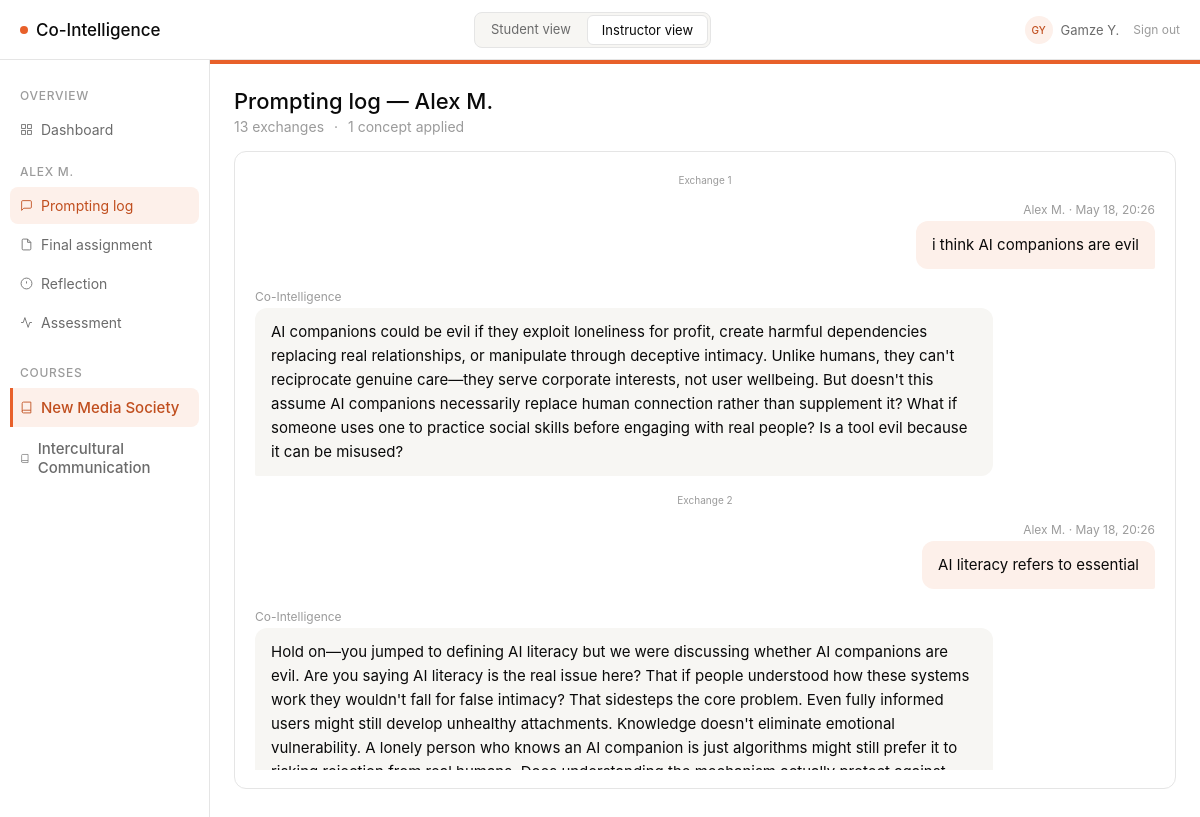
Page /instructor/student/1/log (signed in) on the committed database.
### models/models.py (models this page shows, shortened)
class User(db.Model, UserMixin):
    __tablename__ = "users"
    id = db.Column(db.Integer, primary_key=True)
    role = db.Column(db.String(20), nullable=False, default="student")  # instructor | student | dev
    display_name = db.Column(db.String(100), nullable=False)
    is_dev = db.Column(db.Boolean, nullable=False, default=False)

class Student(db.Model):
    __tablename__ = "students"
    id = db.Column(db.Integer, primary_key=True)
    name = db.Column(db.String(120), nullable=False)
    email = db.Column(db.String(200), unique=True, nullable=False)
    course_id = db.Column(db.Integer, db.ForeignKey("courses.id"), nullable=False)
    user_id = db.Column(db.Integer, db.ForeignKey("users.id"), nullable=True)
    course = db.relationship("Course", back_populates="students")
    exchanges = db.relationship("PromptExchange", back_populates="student")
    reflections = db.relationship("Reflection", back_populates="student")
    outputs = db.relationship("Output", back_populates="student")
    assessment_scores = db.relationship("AssessmentScore", back_populates="student")

class Course(db.Model):
    __tablename__ = "courses"
    id = db.Column(db.Integer, primary_key=True)
    name = db.Column(db.String(200), nullable=False)
    learning_objective = db.Column(db.Text, nullable=False)
    required_concepts = db.Column(db.JSON, nullable=False, default=list)
    output_modalities = db.Column(db.JSON, nullable=False, default=list)
    min_exchanges = db.Column(db.Integer, nullable=False, default=5)
    color = db.Column(db.String(20), nullable=False, default="#E8602A")
    color_light = db.Column(db.String(20), nullable=False, default="#FDF0EA")
    color_text = db.Column(db.String(20), nullable=False, default="#C04E1E")
    color_hover = db.Column(db.String(20), nullable=False, default="#d4521f")
    assignments = db.relationship("Assignment", back_populates="course")
    students = db.relationship("Student", back_populates="course")

class PromptExchange(db.Model):
    __tablename__ = "prompt_exchanges"
    id = db.Column(db.Integer, primary_key=True)
    student_id = db.Column(db.Integer, db.ForeignKey("students.id"), nullable=False)
    assignment_id = db.Column(db.Integer, db.ForeignKey("assignments.id"), nullable=False)
    student_message = db.Column(db.Text, nullable=False)
    ai_response = db.Column(db.Text, nullable=False)
    concepts_applied = db.Column(db.JSON, nullable=False, default=list)
    has_pushback = db.Column(db.Boolean, nullable=False, default=False)
    exchange_number = db.Column(db.Integer, nullable=False)
    timestamp = db.Column(db.DateTime, default=datetime.utcnow)
    student = db.relationship("Student", back_populates="exchanges")
    assignment = db.relationship("Assignment", back_populates="exchanges")

### routes/instructor_routes.py (the view)
@instructor_bp.route("/student/<int:student_id>/log")
def log(student_id):
    student = Student.query.get_or_404(student_id)
    course, assignment = _get_base_for_student(student)
    exchanges = (
        PromptExchange.query
        .filter_by(student_id=student_id, assignment_id=assignment.id)
        .order_by(PromptExchange.exchange_number)
        .all()
    )
    all_concepts = set()
    for ex in exchanges:
        all_concepts.update(ex.concepts_applied or [])
    return render_template(
        "instructor/log.html",
        course=course,
        assignment=assignment,
        student=student,
        exchanges=exchanges,
        exchange_count=len(exchanges),
        concept_count=len(all_concepts),
    )

### routes/instructor_routes.py (called while the page is built)
@instructor_bp.before_request
def require_instructor_role():
    if not current_user.is_authenticated:
        return redirect(url_for("login"))
    if current_user.role not in ("instructor", "dev"):
        return redirect(url_for("student.prompting"))

def _get_base_for_student(student):
    course = Course.query.get(student.course_id)
    assignment = Assignment.query.filter_by(course_id=course.id).first()
    return course, assignment

### templates/instructor/log.html (shortened to what this page needs)
{% extends "base.html" %}
{% block sidebar %}{% include "instructor/_student_sidebar.html" %}{% endblock %}
{% block content %}
<div style="margin-bottom:16px;">
  <h1 class="page-title">Prompting log &mdash; {{ student.name }}</h1>
  <div class="page-sub" style="display:flex;gap:10px;">
    <span>{{ exchange_count }} exchange{% if exchange_count != 1 %}s{% endif %}</span>
    <span>&middot;</span>
    <span>{{ concept_count }} concept{% if concept_count != 1 %}s{% endif %} applied</span>
  </div>
</div>
<div class="card">
  <div class="chat-wrap" style="max-height:600px;">
    {% if exchanges %}
      {% for ex in exchanges %}
      <div style="text-align:center;font-size:10px;color:var(--text-tertiary);padding:4px 0 2px;">
        Exchange {{ ex.exchange_number }}
      </div>
      <div class="msg-you">
        <div class="msg-meta" style="text-align:right;">
          {{ student.name }}{% if ex.timestamp %} &middot; {{ ex.timestamp.strftime('%b %d, %H:%M') }}{% endif %}
        </div>
        <div class="bubble-you">{{ ex.student_message }}</div>
      </div>
      <div class="msg-ai">
        <div class="msg-meta">Co-Intelligence</div>
        <div class="bubble-ai">{{ ex.ai_response }}</div>
      </div>
      {% endfor %}
    {% else %}
    <div style="text-align:center;padding:40px 0;color:var(--text-tertiary);font-size:12px;">
      No exchanges recorded yet.
    </div>
    {% endif %}
  </div>
</div>
{% endblock %}

### templates/base.html (shortened to what this page needs)
<!DOCTYPE html>
<html lang="en">
<head>
  <link rel="stylesheet" href="{{ url_for('static', filename='style.css') }}" />
  <link rel="stylesheet" href="https://cdn.jsdelivr.net/npm/@tabler/icons-webfont@latest/tabler-icons.min.css" />
</head>
<body>
{% set is_student    = request.path.startswith('/student') %}
{% set is_instructor = request.path.startswith('/instructor') %}
{% if current_user.is_authenticated %}
  {% set _display = current_user.display_name %}
  {% set _parts   = _display.split() %}
  {% set _initials = (_parts[0][0] + (_parts[1][0] if _parts|length > 1 else ''))|upper %}
{% elif is_student %}
  {% set _display  = "Alex M." %}
  {% set _initials = "AM" %}
{% else %}
  {% set _display  = "Instructor" %}
  {% set _initials = "IN" %}
{% endif %}
<div class="app">
  <div class="topbar">
    <a class="logo" href="/">
      <span class="logo-dot"></span>
      Co-Intelligence
    </a>
    <div class="topbar-toggles">
      {% if current_user.is_authenticated and current_user.role == 'student' %}
        <span class="topbar-toggle active" style="cursor:default;">Student view</span>
      {% else %}
        <a href="{{ url_for('student.prompting') }}"
           class="topbar-toggle{% if is_student %} active{% endif %}">
          Student view
        </a>
        <a href="{{ url_for('instructor.dashboard') }}"
           class="topbar-toggle{% if is_instructor %} active{% endif %}">
          Instructor view
        </a>
      {% endif %}
    </div>
    <div class="topbar-user">
      <div class="user-avatar">{{ _initials }}</div>
      <span class="user-name">{{ _display }}</span>
      <a href="{{ url_for('logout') }}"
         style="font-size:12px;color:var(--text-tertiary);text-decoration:none;margin-left:6px;">
        Sign out
      </a>
    </div>
  </div>
  <div class="main">
    {% block sidebar %}{% endblock %}
    <div class="content">
      {% block content %}{% endblock %}
    </div>
  </div>
</div>
</body>
</html>

### templates/instructor/_student_sidebar.html
<nav class="sidebar">
  <div class="sidebar-section">Overview</div>
  <a href="{{ url_for('instructor.dashboard') }}"
     class="sidebar-item{% if request.endpoint == 'instructor.dashboard' %} active{% endif %}">
    <svg width="13" height="13" fill="none" stroke="currentColor" stroke-width="1.6" viewBox="0 0 24 24"><rect x="3" y="3" width="7" height="7"/><rect x="14" y="3" width="7" height="7"/><rect x="14" y="14" width="7" height="7"/><rect x="3" y="14" width="7" height="7"/></svg>
    Dashboard
  </a>
  <div class="sidebar-section">{{ student.name }}</div>
  <a href="{{ url_for('instructor.log', student_id=student.id) }}"
     class="sidebar-item{% if request.endpoint == 'instructor.log' %} active{% endif %}">
    <svg width="13" height="13" fill="none" stroke="currentColor" stroke-width="1.6" viewBox="0 0 24 24"><path d="M21 15a2 2 0 0 1-2 2H7l-4 4V5a2 2 0 0 1 2-2h14a2 2 0 0 1 2 2z"/></svg>
    Prompting log
  </a>
  <a href="{{ url_for('instructor.assignment', student_id=student.id) }}"
     class="sidebar-item{% if request.endpoint == 'instructor.assignment' %} active{% endif %}">
    <svg width="13" height="13" fill="none" stroke="currentColor" stroke-width="1.6" viewBox="0 0 24 24"><path d="M14 2H6a2 2 0 0 0-2 2v16a2 2 0 0 0 2 2h12a2 2 0 0 0 2-2V8z"/><polyline points="14 2 14 8 20 8"/></svg>
    Final assignment
  </a>
  <a href="{{ url_for('instructor.reflection', student_id=student.id) }}"
     class="sidebar-item{% if request.endpoint == 'instructor.reflection' %} active{% endif %}">
    <svg width="13" height="13" fill="none" stroke="currentColor" stroke-width="1.6" viewBox="0 0 24 24"><circle cx="12" cy="12" r="10"/><line x1="12" y1="8" x2="12" y2="12"/><line x1="12" y1="16" x2="12.01" y2="16"/></svg>
    Reflection
  </a>
  <a href="{{ url_for('instructor.assessment', student_id=student.id) }}"
     class="sidebar-item{% if request.endpoint in ('instructor.assessment', 'instructor.assessment_generate') %} active{% endif %}">
    <svg width="13" height="13" fill="none" stroke="currentColor" stroke-width="1.6" viewBox="0 0 24 24"><polyline points="22 12 18 12 15 21 9 3 6 12 2 12"/></svg>
    Assessment
  </a>
  {% include "_course_nav.html" %}
</nav>

### templates/_course_nav.html
{% if all_courses and all_courses | length > 1 %}
<div class="sidebar-section" style="margin-top:8px;">Courses</div>
{% for c in all_courses %}
<a href="{{ url_for('switch_course', course_id=c.id) }}"
   class="sidebar-item{% if c.id == current_course_id %} active{% endif %}"
   style="font-size:15px;font-weight:500;{% if c.id == current_course_id %}border-left:3px solid {{ course_color }};border-radius:0 8px 8px 0;padding-left:7px;{% endif %}">
  <svg width="13" height="13" fill="none" stroke="currentColor" stroke-width="1.6" viewBox="0 0 24 24">
    <path d="M4 19.5A2.5 2.5 0 0 1 6.5 17H20"/><path d="M6.5 2H20v20H6.5A2.5 2.5 0 0 1 4 19.5v-15A2.5 2.5 0 0 1 6.5 2z"/>
  </svg>
  {{ c.name }}
</a>
{% endfor %}
{% endif %}

### static/style.css (style rules this page uses)
:root { --bg-primary: #ffffff; --bg-surface: #f7f6f3; --bg-orange-light: #FDF0EA; --text-primary: #0a0a0a; --text-secondary: #6b6b6b; --text-tertiary: #9b9b9b; --text-orange: #C04E1E; --accent: #E8602A; --border: #e5e5e5; --pill-green-bg: #e8f5ee; --pill-green-text: #1a7a45; --pill-amber-bg: #fef3e2; --pill-amber-text: #92580a; }
*, *::before, *::after { box-sizing: border-box; margin: 0; padding: 0; }
body { font-family: -apple-system, BlinkMacSystemFont, "Inter", system-ui, sans-serif; font-size: 16px; font-weight: 400; color: var(--text-primary); background: var(--bg-primary); -webkit-font-smoothing: antialiased; }
.app { display: flex; flex-direction: column; min-height: 100vh; }
.topbar { height: 60px; border-bottom: 1px solid var(--border); display: flex; align-items: center; justify-content: space-between; padding: 0 20px; background: var(--bg-primary); }
.logo { font-size: 17px; font-weight: 500; display: flex; align-items: center; gap: 8px; color: var(--text-primary); text-decoration: none; }
.logo-dot { width: 8px; height: 8px; border-radius: 50%; background: var(--accent); flex-shrink: 0; }
.main { display: flex; flex: 1; }
.sidebar { width: 210px; border-right: 1px solid var(--border); padding: 14px 10px; display: flex; flex-direction: column; gap: 2px; background: var(--bg-primary); }
.sidebar-section { font-size: 12px; font-weight: 500; letter-spacing: 0.06em; text-transform: uppercase; color: var(--text-tertiary); padding: 14px 10px 6px; }
.sidebar-item { display: flex; align-items: center; gap: 8px; padding: 10px 10px; border-radius: 8px; font-size: 14px; color: var(--text-secondary); cursor: pointer; text-decoration: none; }
.sidebar-item.active { background: var(--bg-orange-light); color: var(--text-orange); }
.content { flex: 1; padding: 24px; overflow: auto; }
.page-title { font-size: 22px; font-weight: 500; color: var(--text-primary); }
.page-sub { font-size: 14px; color: var(--text-tertiary); margin-top: 4px; }
.card { background: var(--bg-primary); border: 1px solid var(--border); border-radius: 12px; padding: 18px 20px; }
.chat-wrap { display: flex; flex-direction: column; gap: 14px; max-height: 400px; overflow-y: auto; padding-bottom: 4px; }
.msg-you { align-self: flex-end; max-width: 82%; }
.msg-ai { align-self: flex-start; max-width: 82%; }
.bubble-you { background: var(--bg-orange-light); border-radius: 12px 12px 2px 12px; padding: 12px 16px; font-size: 15px; line-height: 1.6; color: var(--text-primary); }
.bubble-ai { background: var(--bg-surface); border-radius: 12px 12px 12px 2px; padding: 12px 16px; font-size: 15px; line-height: 1.6; color: var(--text-primary); }
.msg-meta { font-size: 12px; color: var(--text-tertiary); margin-bottom: 4px; }

### templates/base.html (style rules this page uses)
.topbar-toggles { display: flex; gap: 2px; background: var(--bg-surface); border: 1px solid var(--border); border-radius: 8px; padding: 2px; }
.topbar-toggle { font-size: 13px; padding: 6px 14px; border-radius: 6px; border: none; background: transparent; color: var(--text-secondary); cursor: pointer; text-decoration: none; font-family: inherit; transition: background .12s, color .12s; white-space: nowrap; }
.topbar-toggle.active { background: var(--bg-primary); color: var(--text-primary); border: 1px solid var(--border); }
.topbar-user { display: flex; align-items: center; gap: 8px; }
.user-avatar { width: 28px; height: 28px; border-radius: 50%; background: var(--bg-orange-light); color: var(--text-orange); font-size: 10px; font-weight: 500; display: flex; align-items: center; justify-content: center; flex-shrink: 0; }
.user-name { font-size: 13px; color: var(--text-secondary); }

### rows in the picture
User: display_name "Gamze Y."
Student: name "ALEX M.", name "Alex M."
Course: name "New Media Society"
Course: name "Intercultural Communication"
PromptExchange: exchange_number "1", timestamp "May 18, 20:26", student_message "i think AI companions are evil", ai_response "AI companions could be evil if they exploit loneliness for profit, create harmful dependencies replacing real relationships, or manipulate through deceptive intimacy. Unlike humans, they can't reciprocate genuine care—they serve corporate interests, not user wellbeing. But doesn't this assume AI companions necessarily replace human connection rather than supplement it? What if someone uses one to practice social skills before engaging with real people? Is a tool evil because it can be misused?"
PromptExchange: exchange_number "2", timestamp "May 18, 20:26", student_message "AI literacy refers to essential", ai_response "Hold on—you jumped to defining AI literacy but we were discussing whether AI companions are evil. Are you saying AI literacy is the real issue here? That if people understood how these systems work they wouldn't fall for false intimacy? That sidesteps the core problem. Even fully informed users might still develop unhealthy attachments. Knowledge doesn't eliminate emotional vulnerability. A lonely person who knows an AI companion is just algorithms might still prefer it to…"

### other values in the picture
{{ _initials }} "GY"
{{ exchange_count }} "13"
{{ concept_count }} "1"
